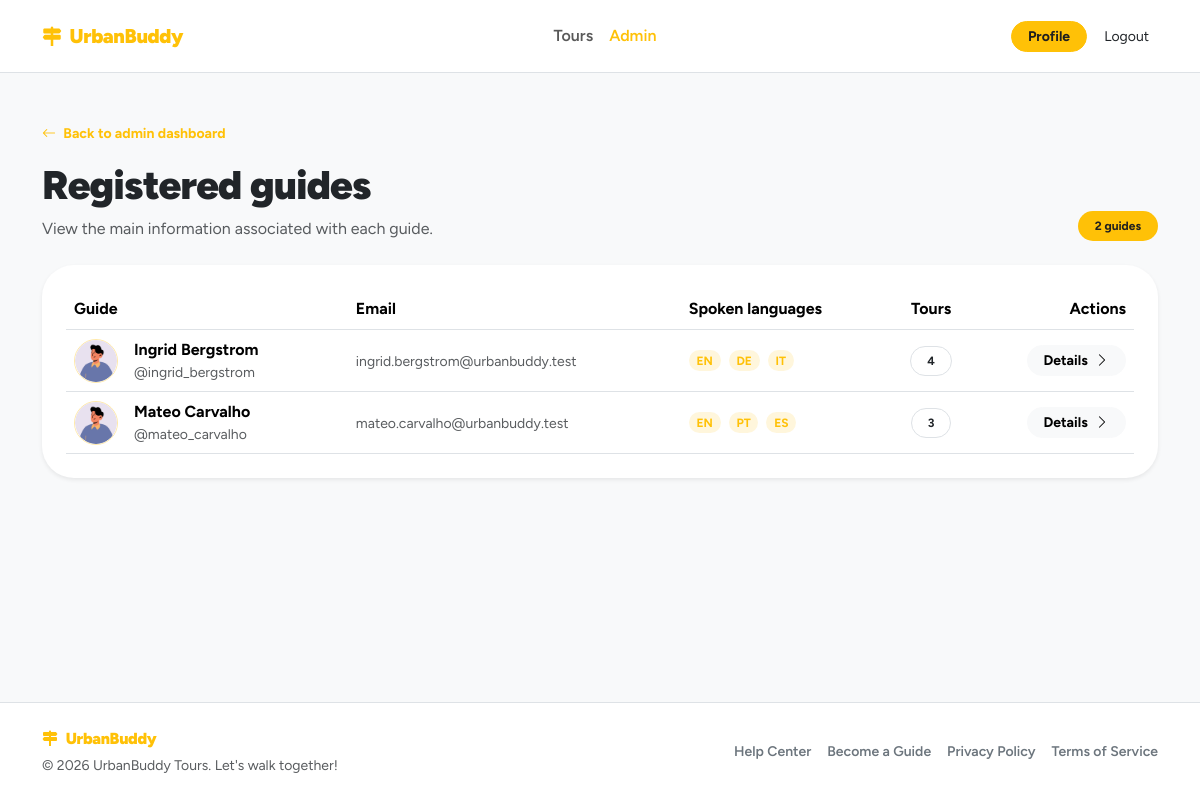
Screenshot of /admin/guides (signed in) with the database file from the repository.
### tables this page shows
CREATE TABLE "users" (
	"id"	TEXT,
	"email"	TEXT NOT NULL UNIQUE,
	"password_hash"	TEXT NOT NULL,
	"first_name"	TEXT NOT NULL,
	"last_name"	TEXT NOT NULL,
	"username"	TEXT NOT NULL,
	"role"	BLOB NOT NULL CHECK("role" IN ('guide', 'participant', 'admin')),
	"created_at"	TEXT DEFAULT CURRENT_TIMESTAMP,
	"updated_at"	TEXT DEFAULT CURRENT_TIMESTAMP,
	"profile_photo"	TEXT,
	PRIMARY KEY("id")
);

### app/admin/routes.py (the view)
@admin_bp.route("/guides")
@login_required
def guides():
    require_admin()
    page_data = build_admin_guides_page_data()
    return render_template(
        "admin/guides.html",
        **page_data,
    )

### app/admin/utils.py (called while the page is built)
def require_admin():
    if current_user.role != "admin":
        abort(403)

def build_language_labels(languages):
    labels = []
    for language in languages:
        labels.append(get_language_label(language))
    return labels

def build_admin_guide_row(guide):
    languages = LanguagesDAO.list_languages_by_guide(guide.id)
    return {
        "id": guide.id,
        "first_name": guide.first_name,
        "last_name": guide.last_name,
        "username": guide.username,
        "email": guide.email,
        "profile_photo": guide.profile_photo,
        "languages": build_language_labels(languages),
        "tours_count": ToursDAO.count_tours_by_guide(guide.id),
    }

def build_admin_guides_page_data():
    guide_users = UsersDAO.list_users_by_role("guide")
    guides = []
    for guide in guide_users:
        guides.append(build_admin_guide_row(guide))
    return {
        "city_name": CITY_NAME,
        "guides": guides,
        "guides_count": len(guides),
    }

### app/auth/dao.py (called while the page is built)
    @staticmethod
    def _attach_guide_languages(user: User):
        if user is None:
            return None
        if user.role == "guide":
            user.guide_language_ids = UsersDAO._get_guide_language_ids(user.id)
        return user

    @staticmethod
    def get_user_by_id(user_id: str):
        db = get_db()
        row = db.execute(
            "SELECT * FROM users WHERE id = ?",
            (user_id,)
        ).fetchone()
        user = User.from_row(row)
        return UsersDAO._attach_guide_languages(user)

    @staticmethod
    def list_users_by_role(role: str):
        db = get_db()
        rows = db.execute(
            """
            SELECT *
            FROM users
            WHERE role = ?
            ORDER BY last_name ASC, first_name ASC, email ASC
            """,
            (role,)
        ).fetchall()
        return [User.from_row(row) for row in rows]

### app/auth/domain.py (called while the page is built)
    @staticmethod
    def from_row(row):
        if row is None:
            return None
        profile_photo = "default.png"
        if "profile_photo" in row.keys() and row["profile_photo"] is not None:
            profile_photo = row["profile_photo"]
        return User(
            id=row["id"],
            role=row["role"],
            email=row["email"],
            password_hash=row["password_hash"],
            username=row["username"],
            first_name=row["first_name"],
            last_name=row["last_name"],
            profile_photo=profile_photo
        )

### app/templates/admin/guides.html (shortened to what this page needs)
{% extends "base.html" %}
{% block content %}
<section class="py-5">
    <div class="container">
        <header class="d-flex flex-wrap align-items-end justify-content-between gap-3 mb-4">
            <div>
                <a href="{{ url_for('admin.dashboard') }}" class="small text-decoration-none fw-bold ub-link">
                    <i class="bi bi-arrow-left me-1"></i>
                    Back to admin dashboard
                </a>
                <h1 class="fw-black mt-3 mb-2">
                    Registered guides
                </h1>
                <p class="text-body-secondary mb-0">
                    View the main information associated with each guide.
                </p>
            </div>
            <span class="badge rounded-pill ub-badge px-3 py-2">
                {{ guides_count }} guide{% if guides_count != 1 %}s{% endif %}
            </span>
        </header>
        <section class="card border-0 shadow-sm rounded-5">
            <div class="card-body p-4">
                {% if guides %}
                    <div class="table-responsive">
                        <table class="table align-middle mb-0">
                            <thead>
                                <tr>
                                    <th>Guide</th>
                                    <th>Email</th>
                                    <th>Spoken languages</th>
                                    <th class="text-center">Tours</th>
                                    <th class="text-end">Actions</th>
                                </tr>
                            </thead>
                            <tbody>
                                {% for guide in guides %}
                                    <tr>
                                        <td>
                                            <div class="d-flex align-items-center gap-3">
                                                {% if guide.profile_photo %}
                                                    <img
                                                        src="{{ url_for('static', filename='uploads/pics/' ~ guide.profile_photo) }}"
                                                        alt="{{ guide.first_name }} {{ guide.last_name }}"
                                                        class="rounded-circle object-fit-cover border ub-border"
                                                        style="width: 44px; height: 44px;"
                                                    >
                                                {% else %}
                                                    <span class="ub-icon-soft">
                                                        <i class="bi bi-person"></i>
                                                    </span>
                                                {% endif %}
                                                <div>
                                                    <div class="fw-bold">
                                                        {{ guide.first_name }} {{ guide.last_name }}
                                                    </div>
                                                    <div class="small text-body-secondary">
                                                        @{{ guide.username }}
                                                    </div>
                                                </div>
                                            </div>
                                        </td>
                                        <td>
                                            <span class="small text-body-secondary">
                                                {{ guide.email }}
                                            </span>
                                        </td>
                                        <td>
                                            {% if guide.languages %}
                                                <div class="d-flex flex-wrap gap-2">
                                                    {% for language in guide.languages %}
                                                        <span class="badge rounded-pill ub-badge-soft">
                                                            {{ language }}
                                                        </span>
                                                    {% endfor %}
                                                </div>
                                            {% else %}
                                                <span class="small text-body-secondary">
                                                    No languages selected
                                                </span>
                                            {% endif %}
                                        </td>
                                        <td class="text-center">
                                            <span class="badge rounded-pill bg-white text-dark border px-3 py-2">
                                                {{ guide.tours_count }}
                                            </span>
                                        </td>
                                        <td class="text-end">
                                            <a
                                                href="{{ url_for('admin.guide_detail', guide_id=guide.id) }}"
                                                class="btn btn-light btn-sm fw-bold rounded-pill px-3"
                                            >
                                                Details
                                                <i class="bi bi-chevron-right ms-1"></i>
                                            </a>
                                        </td>
                                    </tr>
                                {% endfor %}
                            </tbody>
                        </table>
                    </div>
                {% endif %}
            </div>
        </section>
    </div>
</section>
{% endblock %}

### app/static/style.css (style rules this page uses)
:root { --bs-body-font-family: "Figtree", system-ui, -apple-system, "Segoe UI", Roboto, sans-serif; --ub-primary: #ffc107; --ub-primary-rgb: 255, 193, 7; --ub-on-primary: #1f1f1f; --ub-primary-soft-opacity: 0.18; }
.fw-black { font-weight: 900; letter-spacing: -0.02em; }
.ub-link { color: var(--ub-primary); }
.ub-border { border-color: rgba(var(--ub-primary-rgb), 0.35) !important; }
.ub-badge { color: var(--ub-on-primary); background-color: var(--ub-primary); border: 1px solid rgba(var(--ub-primary-rgb), 0.35); }
.ub-badge-soft { color: var(--ub-primary); background-color: rgba(var(--ub-primary-rgb), 0.14); }

### rows the page displays
users: profile_photo (placeholder picture), first_name "Ingrid", last_name "Bergstrom", username "ingrid_bergstrom", email "ingrid.bergstrom@urbanbuddy.test", languages "EN" "DE" "IT", tours_count "4"
users: profile_photo (placeholder picture), first_name "Mateo", last_name "Carvalho", username "mateo_carvalho", email "mateo.carvalho@urbanbuddy.test", languages "EN" "PT" "ES", tours_count "3"

### other values shown
{{ guides_count }} "2"
